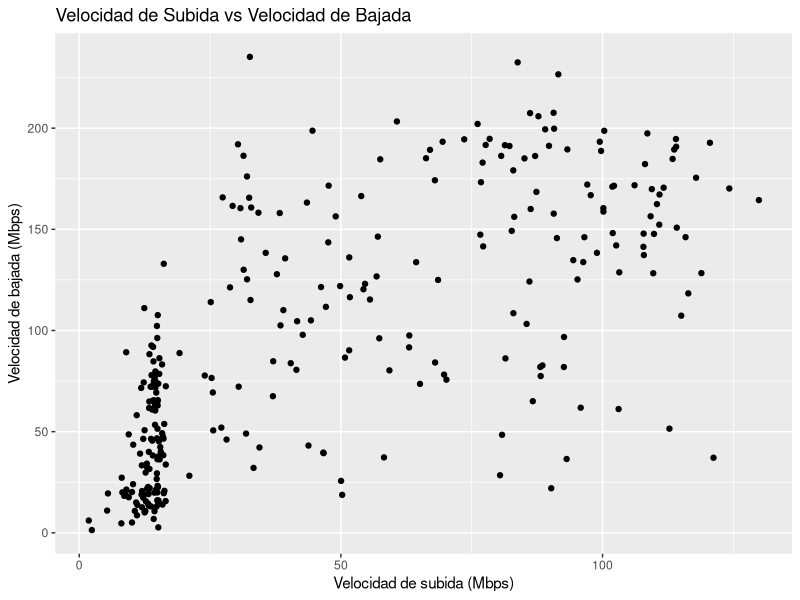

Recreate this plot in R.
library(ggplot2)
library(stats)

# Leer los datos del archivo resultados.csv
data <- read.csv("results.csv")

velocidad_subida <- data$up
velocidad_bajada <- data$down

# Cálculos estadísticos de subida
media_subida <- mean(velocidad_subida)
desviacion_subida <- sd(velocidad_subida)

# Cálculos estadísticos de bajada
media_bajada <- mean(velocidad_bajada)
desviacion_bajada <- sd(velocidad_bajada)

# Gráfica de dispersión de velocidad de subida y bajada
ggplot(data, aes(x = up, y = down)) +
  geom_point() +
  labs(x = "Velocidad de subida (Mbps)", y = "Velocidad de bajada (Mbps)",
       title = "Velocidad de Subida vs Velocidad de Bajada")

# Resultados de subida
cat("Estadísticas de Velocidad de Subida:\n")
cat("Media:", media_subida, "\n")
cat("Desviación estándar:", desviacion_subida, "\n")

# Resultados de bajada
cat("\nEstadísticas de Velocidad de Bajada:\n")
cat("Media:", media_bajada, "\n")
cat("Desviación estándar:", desviacion_bajada, "\n")

